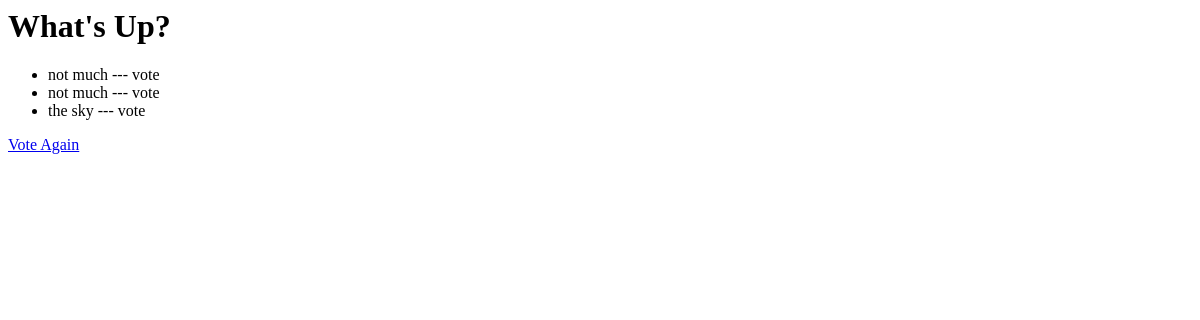
The app's page /polls/1/results/, older data.
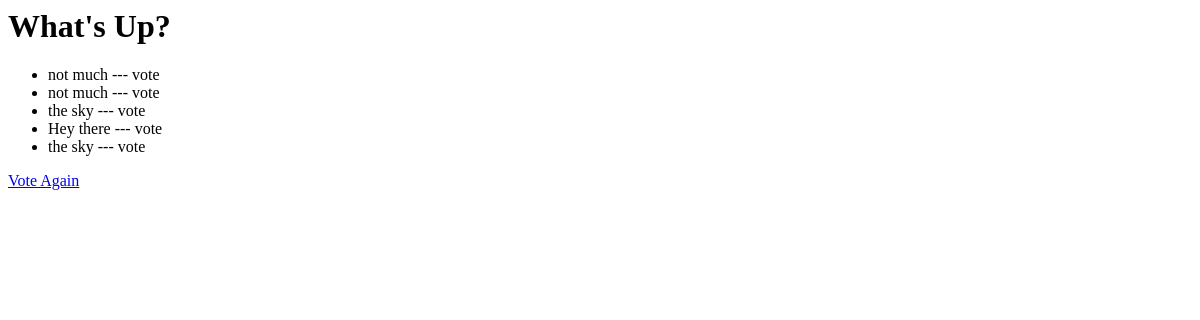
The same page, newer data.
### polls/models.py (models this page shows, shortened)
class Question(models.Model):
    question_text = models.CharField(max_length=200)
    pub_date = models.DateTimeField('date published')
    def was_published_recently(self):
        now = timezone.now()
        return now - datetime.timedelta(days=1) <= self.pub_date <= now
    was_published_recently.admin_order_field = 'pub_date'
    was_published_recently.boolean = True
    was_published_recently.short_description = 'Published Recently'

class Choice(models.Model):
    question = models.ForeignKey(Question, on_delete=models.CASCADE)
    choice_text = models.CharField(max_length=200)
    vote = models.IntegerField(default=0)

### polls/views.py (the view)
# urls.py: re_path(r'^(?P<pk>[0-9]+)/results/$', views.ResultsView.as_view(), name='results'),
class ResultsView(generic.DetailView):
    model = Question
    template_name = 'polls/results.html'

### polls/templates/polls/results.html
<h1>{{question.question_text}}</h1>
<ul>
    {% for choice in question.choice_set.all %}
        <li>
            {{choice.choice_text}} --- {{choice.votes}} vote{{choice.votes|pluralize}}
        </li>
    {% endfor %}
</ul>
<a href="{% url 'polls:detail' question.id %}">Vote Again</a>

Row changes from the older to the newer data that the page shows:
added Choice: choice_text "Hey there"
added Choice: choice_text "the sky"
